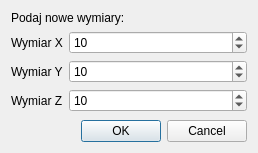
<?xml version="1.0" encoding="UTF-8"?>
<ui version="4.0">
 <class>DimensionsDialog</class>
 <widget class="QDialog" name="DimensionsDialog">
  <property name="geometry">
   <rect>
    <x>0</x>
    <y>0</y>
    <width>258</width>
    <height>153</height>
   </rect>
  </property>
  <property name="windowTitle">
   <string>Wymiary</string>
  </property>
  <layout class="QVBoxLayout" name="verticalLayout">
   <item>
    <widget class="QLabel" name="label_4">
     <property name="text">
      <string>Podaj nowe wymiary:</string>
     </property>
    </widget>
   </item>
   <item>
    <layout class="QFormLayout" name="formLayout">
     <item row="0" column="1">
      <widget class="QSpinBox" name="xSpinBox">
       <property name="minimum">
        <number>1</number>
       </property>
       <property name="value">
        <number>10</number>
       </property>
      </widget>
     </item>
     <item row="1" column="1">
      <widget class="QSpinBox" name="ySpinBox">
       <property name="minimum">
        <number>1</number>
       </property>
       <property name="value">
        <number>10</number>
       </property>
      </widget>
     </item>
     <item row="2" column="1">
      <widget class="QSpinBox" name="zSpinBox">
       <property name="minimum">
        <number>1</number>
       </property>
       <property name="value">
        <number>10</number>
       </property>
      </widget>
     </item>
     <item row="0" column="0">
      <widget class="QLabel" name="label">
       <property name="text">
        <string>Wymiar X</string>
       </property>
      </widget>
     </item>
     <item row="1" column="0">
      <widget class="QLabel" name="label_2">
       <property name="text">
        <string>Wymiar Y</string>
       </property>
      </widget>
     </item>
     <item row="2" column="0">
      <widget class="QLabel" name="label_3">
       <property name="text">
        <string>Wymiar Z</string>
       </property>
      </widget>
     </item>
    </layout>
   </item>
   <item>
    <spacer name="verticalSpacer">
     <property name="orientation">
      <enum>Qt::Vertical</enum>
     </property>
     <property name="sizeHint" stdset="0">
      <size>
       <width>20</width>
       <height>40</height>
      </size>
     </property>
    </spacer>
   </item>
   <item>
    <widget class="QDialogButtonBox" name="buttonBox">
     <property name="orientation">
      <enum>Qt::Horizontal</enum>
     </property>
     <property name="standardButtons">
      <set>QDialogButtonBox::Cancel|QDialogButtonBox::Ok</set>
     </property>
    </widget>
   </item>
  </layout>
 </widget>
 <resources/>
 <connections>
  <connection>
   <sender>buttonBox</sender>
   <signal>accepted()</signal>
   <receiver>DimensionsDialog</receiver>
   <slot>accept()</slot>
   <hints>
    <hint type="sourcelabel">
     <x>248</x>
     <y>254</y>
    </hint>
    <hint type="destinationlabel">
     <x>157</x>
     <y>274</y>
    </hint>
   </hints>
  </connection>
  <connection>
   <sender>buttonBox</sender>
   <signal>rejected()</signal>
   <receiver>DimensionsDialog</receiver>
   <slot>reject()</slot>
   <hints>
    <hint type="sourcelabel">
     <x>316</x>
     <y>260</y>
    </hint>
    <hint type="destinationlabel">
     <x>286</x>
     <y>274</y>
    </hint>
   </hints>
  </connection>
 </connections>
</ui>
